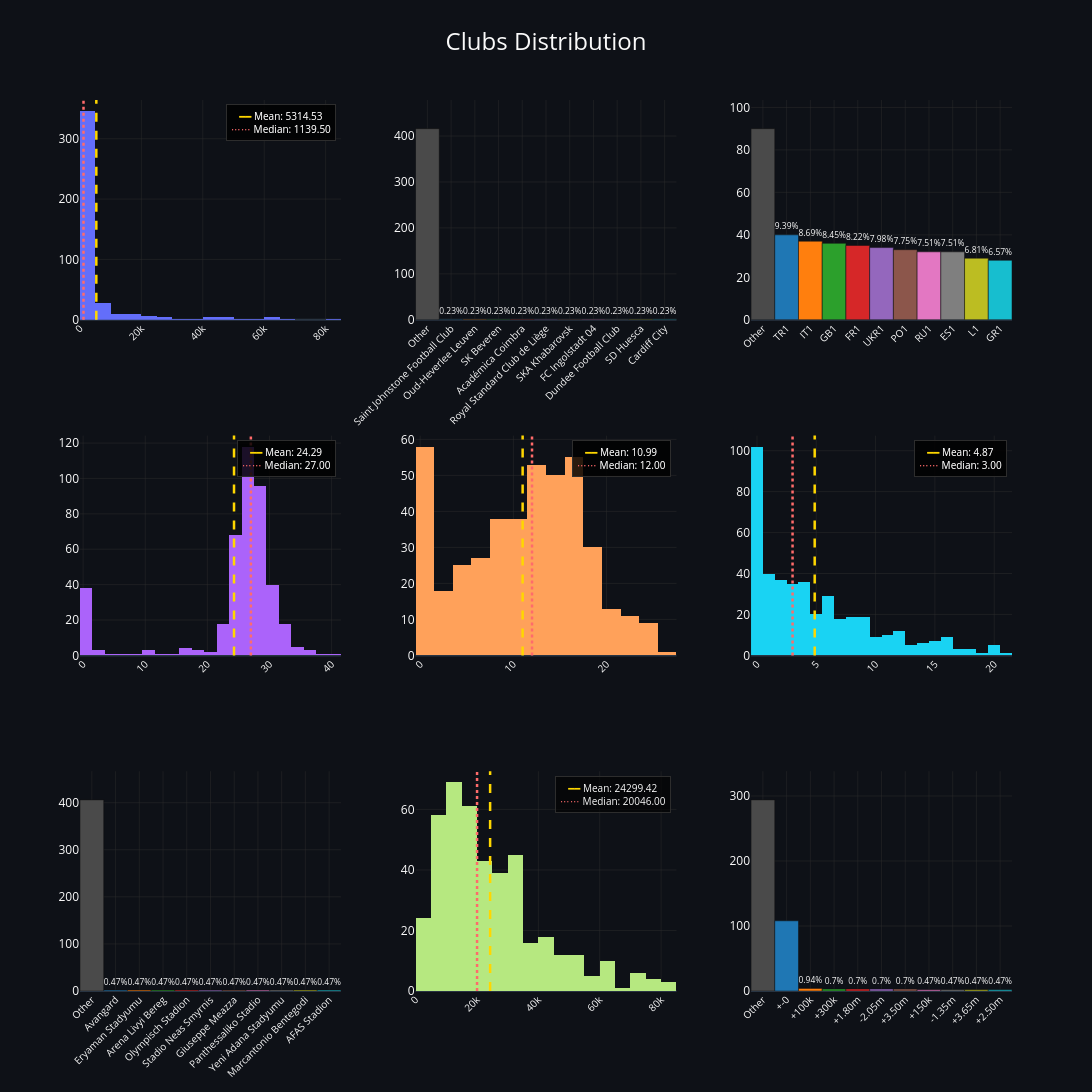

Notebook source saved alongside this figure:
### Code cell
clubs_dist = distribution_plot(clubs_summary, title="Clubs Distribution", n_cols=3)
clubs_dist

### Figure 1 — Plotly figure (JSON) as saved in the notebook; plotly's stock layout.template omitted (floating-point values rounded to 4 significant figures; data arrays with more than 128 entries replaced by an {"elided": "..."} marker saying what was removed)
{"data": [{"autobinx": true, "marker": {"color": "#636EFA"}, "name": "club_id", "showlegend": false, "type": "histogram", "x": {"elided": "426 int values"}, "xaxis": "x", "yaxis": "y"}, {"cliponaxis": false, "hoverinfo": "text", "hovertext": ["Other<br>Count: 416<br>Percentage: 97.65%", "Saint Johnstone Football Club<br>Count: 1<br>Percentage: 0.23%", "Oud-Heverlee Leuven<br>Count: 1<br>Percentage: 0.23%", "SK Beveren<br>Count: 1<br>Percentage: 0.23%", "Académica Coimbra<br>Count: 1<br>Percentage: 0.23%", "Royal Standard Club de Liège<br>Count: 1<br>Percentage: 0.23%", "SKA Khabarovsk<br>Count: 1<br>Percentage: 0.23%", "FC Ingolstadt 04<br>Count: 1<br>Percentage: 0.23%", "Dundee Football Club<br>Count: 1<br>Percentage: 0.23%", "SD Huesca<br>Count: 1<br>Percentage: 0.23%", "Cardiff City<br>Count: 1<br>Percentage: 0.23%"], "marker": {"color": ["#4a4a4a", "#1f77b4", "#ff7f0e", "#2ca02c", "#d62728", "#9467bd", "#8c564b", "#e377c2", "#7f7f7f", "#bcbd22", "#17becf"]}, "name": "name", "showlegend": false, "text": ["97.65%", "0.23%", "0.23%", "0.23%", "0.23%", "0.23%", "0.23%", "0.23%", "0.23%", "0.23%", "0.23%"], "textfont": {"size": 10}, "textposition": "outside", "type": "bar", "x": ["Other", "Saint Johnstone Football Club", "Oud-Heverlee Leuven", "SK Beveren", "Académica Coimbra", "Royal Standard Club de Liège", "SKA Khabarovsk", "FC Ingolstadt 04", "Dundee Football Club", "SD Huesca", "Cardiff City"], "xaxis": "x2", "y": [416, 1, 1, 1, 1, 1, 1, 1, 1, 1, 1], "yaxis": "y2"}, {"cliponaxis": false, "hoverinfo": "text", "hovertext": ["Other<br>Count: 90<br>Percentage: 21.13%", "TR1<br>Count: 40<br>Percentage: 9.39%", "IT1<br>Count: 37<br>Percentage: 8.69%", "GB1<br>Count: 36<br>Percentage: 8.45%", "FR1<br>Count: 35<br>Percentage: 8.22%", "UKR1<br>Count: 34<br>Percentage: 7.98%", "PO1<br>Count: 33<br>Percentage: 7.75%", "RU1<br>Count: 32<br>Percentage: 7.51%", "ES1<br>Count: 32<br>Percentage: 7.51%", "L1<br>Count: 29<br>Percentage: 6.81%", "GR1<br>Count: 28<br>Percentage: 6.57%"], "marker": {"color": ["#4a4a4a", "#1f77b4", "#ff7f0e", "#2ca02c", "#d62728", "#9467bd", "#8c564b", "#e377c2", "#7f7f7f", "#bcbd22", "#17becf"]}, "name": "domestic_competition_id", "showlegend": false, "text": ["21.13%", "9.39%", "8.69%", "8.45%", "8.22%", "7.98%", "7.75%", "7.51%", "7.51%", "6.81%", "6.57%"], "textfont": {"size": 10}, "textposition": "outside", "type": "bar", "x": ["Other", "TR1", "IT1", "GB1", "FR1", "UKR1", "PO1", "RU1", "ES1", "L1", "GR1"], "xaxis": "x3", "y": [90, 40, 37, 36, 35, 34, 33, 32, 32, 29, 28], "yaxis": "y3"}, {"autobinx": true, "marker": {"color": "#AB63FA"}, "name": "squad_size", "showlegend": false, "type": "histogram", "x": {"elided": "426 int values"}, "xaxis": "x4", "yaxis": "y4"}, {"autobinx": true, "marker": {"color": "#FFA15A"}, "name": "foreigners_number", "showlegend": false, "type": "histogram", "x": {"elided": "426 int values"}, "xaxis": "x5", "yaxis": "y5"}, {"autobinx": true, "marker": {"color": "#19D3F3"}, "name": "national_team_players", "showlegend": false, "type": "histogram", "x": {"elided": "426 int values"}, "xaxis": "x6", "yaxis": "y6"}, {"cliponaxis": false, "hoverinfo": "text", "hovertext": ["Other<br>Count: 406<br>Percentage: 95.31%", "Avangard<br>Count: 2<br>Percentage: 0.47%", "Eryaman Stadyumu<br>Count: 2<br>Percentage: 0.47%", "Arena Livyi Bereg<br>Count: 2<br>Percentage: 0.47%", "Olympisch Stadion<br>Count: 2<br>Percentage: 0.47%", "Stadio Neas Smyrnis<br>Count: 2<br>Percentage: 0.47%", "Giuseppe Meazza<br>Count: 2<br>Percentage: 0.47%", "Panthessaliko Stadio<br>Count: 2<br>Percentage: 0.47%", "Yeni Adana Stadyumu<br>Count: 2<br>Percentage: 0.47%", "Marcantonio Bentegodi<br>Count: 2<br>Percentage: 0.47%", "AFAS Stadion<br>Count: 2<br>Percentage: 0.47%"], "marker": {"color": ["#4a4a4a", "#1f77b4", "#ff7f0e", "#2ca02c", "#d62728", "#9467bd", "#8c564b", "#e377c2", "#7f7f7f", "#bcbd22", "#17becf"]}, "name": "stadium_name", "showlegend": false, "text": ["95.31%", "0.47%", "0.47%", "0.47%", "0.47%", "0.47%", "0.47%", "0.47%", "0.47%", "0.47%", "0.47%"], "textfont": {"size": 10}, "textposition": "outside", "type": "bar", "x": ["Other", "Avangard", "Eryaman Stadyumu", "Arena Livyi Bereg", "Olympisch Stadion", "Stadio Neas Smyrnis", "Giuseppe Meazza", "Panthessaliko Stadio", "Yeni Adana Stadyumu", "Marcantonio Bentegodi", "AFAS Stadion"], "xaxis": "x7", "y": [406, 2, 2, 2, 2, 2, 2, 2, 2, 2, 2], "yaxis": "y7"}, {"autobinx": true, "marker": {"color": "#B6E880"}, "name": "stadium_seats", "showlegend": false, "type": "histogram", "x": {"elided": "426 int values"}, "xaxis": "x8", "yaxis": "y8"}, {"cliponaxis": false, "hoverinfo": "text", "hovertext": ["Other<br>Count: 294<br>Percentage: 69.01%", "+-0<br>Count: 108<br>Percentage: 25.35%", "+100k<br>Count: 4<br>Percentage: 0.94%", "+300k<br>Count: 3<br>Percentage: 0.7%", "+1.80m<br>Count: 3<br>Percentage: 0.7%", "-2.05m<br>Count: 3<br>Percentage: 0.7%", "+3.50m<br>Count: 3<br>Percentage: 0.7%", "+150k<br>Count: 2<br>Percentage: 0.47%", "-1.35m<br>Count: 2<br>Percentage: 0.47%", "+3.65m<br>Count: 2<br>Percentage: 0.47%", "+2.50m<br>Count: 2<br>Percentage: 0.47%"], "marker": {"color": ["#4a4a4a", "#1f77b4", "#ff7f0e", "#2ca02c", "#d62728", "#9467bd", "#8c564b", "#e377c2", "#7f7f7f", "#bcbd22", "#17becf"]}, "name": "net_transfer_record", "showlegend": false, "text": ["69.01%", "25.35%", "0.94%", "0.7%", "0.7%", "0.7%", "0.7%", "0.47%", "0.47%", "0.47%", "0.47%"], "textfont": {"size": 10}, "textposition": "outside", "type": "bar", "x": ["Other", "+-0", "+100k", "+300k", "+1.80m", "-2.05m", "+3.50m", "+150k", "-1.35m", "+3.65m", "+2.50m"], "xaxis": "x9", "y": [294, 108, 4, 3, 3, 3, 3, 2, 2, 2, 2], "yaxis": "y9"}], "layout": {"annotations": [{"bgcolor": "rgba(0,0,0,0.6)", "bordercolor": "#2d2d2d", "borderpad": 4, "borderwidth": 1, "font": {"color": "#fafafa", "size": 10}, "showarrow": false, "text": "<span style=\"color:#FFD700;\">━━</span> Mean: 5314.53<br><span style=\"color:#FF6B6B;\">⋯⋯</span> Median: 1139.50", "x": 0.98, "xanchor": "right", "xref": "x domain", "y": 0.98, "yanchor": "top", "yref": "y domain"}, {"bgcolor": "rgba(0,0,0,0.6)", "bordercolor": "#2d2d2d", "borderpad": 4, "borderwidth": 1, "font": {"color": "#fafafa", "size": 10}, "showarrow": false, "text": "<span style=\"color:#FFD700;\">━━</span> Mean: 24.29<br><span style=\"color:#FF6B6B;\">⋯⋯</span> Median: 27.00", "x": 0.98, "xanchor": "right", "xref": "x4 domain", "y": 0.98, "yanchor": "top", "yref": "y4 domain"}, {"bgcolor": "rgba(0,0,0,0.6)", "bordercolor": "#2d2d2d", "borderpad": 4, "borderwidth": 1, "font": {"color": "#fafafa", "size": 10}, "showarrow": false, "text": "<span style=\"color:#FFD700;\">━━</span> Mean: 10.99<br><span style=\"color:#FF6B6B;\">⋯⋯</span> Median: 12.00", "x": 0.98, "xanchor": "right", "xref": "x5 domain", "y": 0.98, "yanchor": "top", "yref": "y5 domain"}, {"bgcolor": "rgba(0,0,0,0.6)", "bordercolor": "#2d2d2d", "borderpad": 4, "borderwidth": 1, "font": {"color": "#fafafa", "size": 10}, "showarrow": false, "text": "<span style=\"color:#FFD700;\">━━</span> Mean: 4.87<br><span style=\"color:#FF6B6B;\">⋯⋯</span> Median: 3.00", "x": 0.98, "xanchor": "right", "xref": "x6 domain", "y": 0.98, "yanchor": "top", "yref": "y6 domain"}, {"bgcolor": "rgba(0,0,0,0.6)", "bordercolor": "#2d2d2d", "borderpad": 4, "borderwidth": 1, "font": {"color": "#fafafa", "size": 10}, "showarrow": false, "text": "<span style=\"color:#FFD700;\">━━</span> Mean: 24299.42<br><span style=\"color:#FF6B6B;\">⋯⋯</span> Median: 20046.00", "x": 0.98, "xanchor": "right", "xref": "x8 domain", "y": 0.98, "yanchor": "top", "yref": "y8 domain"}, {"bgcolor": "rgba(0,0,0,0.6)", "bordercolor": "#2d2d2d", "borderpad": 4, "borderwidth": 1, "font": {"color": "#fafafa", "size": 10}, "showarrow": false, "text": "<span style=\"color:#FFD700;\">━━</span> Mean: 5314.53<br><span style=\"color:#FF6B6B;\">⋯⋯</span> Median: 1139.50", "x": 0.98, "xanchor": "right", "xref": "x domain", "y": 0.98, "yanchor": "top", "yref": "y domain"}, {"bgcolor": "rgba(0,0,0,0.6)", "bordercolor": "#2d2d2d", "borderpad": 4, "borderwidth": 1, "font": {"color": "#fafafa", "size": 10}, "showarrow": false, "text": "<span style=\"color:#FFD700;\">━━</span> Mean: 24.29<br><span style=\"color:#FF6B6B;\">⋯⋯</span> Median: 27.00", "x": 0.98, "xanchor": "right", "xref": "x4 domain", "y": 0.98, "yanchor": "top", "yref": "y4 domain"}, {"bgcolor": "rgba(0,0,0,0.6)", "bordercolor": "#2d2d2d", "borderpad": 4, "borderwidth": 1, "font": {"color": "#fafafa", "size": 10}, "showarrow": false, "text": "<span style=\"color:#FFD700;\">━━</span> Mean: 10.99<br><span style=\"color:#FF6B6B;\">⋯⋯</span> Median: 12.00", "x": 0.98, "xanchor": "right", "xref": "x5 domain", "y": 0.98, "yanchor": "top", "yref": "y5 domain"}, {"bgcolor": "rgba(0,0,0,0.6)", "bordercolor": "#2d2d2d", "borderpad": 4, "borderwidth": 1, "font": {"color": "#fafafa", "size": 10}, "showarrow": false, "text": "<span style=\"color:#FFD700;\">━━</span> Mean: 4.87<br><span style=\"color:#FF6B6B;\">⋯⋯</span> Median: 3.00", "x": 0.98, "xanchor": "right", "xref": "x6 domain", "y": 0.98, "yanchor": "top", "yref": "y6 domain"}], "font": {"color": "#fafafa", "size": 12}, "height": 1200, "paper_bgcolor": "#0e1117", "plot_bgcolor": "#0e1117", "shapes": [{"line": {"color": "#FFD700", "dash": "dash", "width": 2.5}, "type": "line", "x0": 5315.0, "x1": 5315.0, "xref": "x", "y0": 0, "y1": 1, "yref": "y domain"}, {"line": {"color": "#FF6B6B", "dash": "dot", "width": 2.5}, "type": "line", "x0": 1140.0, "x1": 1140.0, "xref": "x", "y0": 0, "y1": 1, "yref": "y domain"}, {"line": {"color": "#FFD700", "dash": "dash", "width": 2.5}, "type": "line", "x0": 24.29, "x1": 24.29, "xref": "x4", "y0": 0, "y1": 1, "yref": "y4 domain"}, {"line": {"color": "#FF6B6B", "dash": "dot", "width": 2.5}, "type": "line", "x0": 27, "x1": 27, "xref": "x4", "y0": 0, "y1": 1, "yref": "y4 domain"}, {"line": {"color": "#FFD700", "dash": "dash", "width": 2.5}, "type": "line", "x0": 10.99, "x1": 10.99, "xref": "x5", "y0": 0, "y1": 1, "yref": "y5 domain"}, {"line": {"color": "#FF6B6B", "dash": "dot", "width": 2.5}, "type": "line", "x0": 12, "x1": 12, "xref": "x5", "y0": 0, "y1": 1, "yref": "y5 domain"}, {"line": {"color": "#FFD700", "dash": "dash", "width": 2.5}, "type": "line", "x0": 4.866, "x1": 4.866, "xref": "x6", "y0": 0, "y1": 1, "yref": "y6 domain"}, {"line": {"color": "#FF6B6B", "dash": "dot", "width": 2.5}, "type": "line", "x0": 3, "x1": 3, "xref": "x6", "y0": 0, "y1": 1, "yref": "y6 domain"}, {"line": {"color": "#FFD700", "dash": "dash", "width": 2.5}, "type": "line", "x0": 24300.0, "x1": 24300.0, "xref": "x8", "y0": 0, "y1": 1, "yref": "y8 domain"}, {"line": {"color": "#FF6B6B", "dash": "dot", "width": 2.5}, "type": "line", "x0": 20046, "x1": 20046, "xref": "x8", "y0": 0, "y1": 1, "yref": "y8 domain"}], "showlegend": false, "title": {"font": {"size": 24}, "text": "Clubs Distribution", "x": 0.5}, "uniformtext": {"minsize": 8, "mode": "hide"}, "width": 1400, "xaxis": {"anchor": "y", "domain": [0, 0.28], "gridcolor": "#2d2d2d", "gridwidth": 0.5, "showgrid": true, "tickangle": -45, "tickfont": {"size": 10}}, "xaxis2": {"anchor": "y2", "domain": [0.36, 0.64], "gridcolor": "#2d2d2d", "gridwidth": 0.5, "showgrid": true, "tickangle": -45, "tickfont": {"size": 10}}, "xaxis3": {"anchor": "y3", "domain": [0.72, 1], "gridcolor": "#2d2d2d", "gridwidth": 0.5, "showgrid": true, "tickangle": -45, "tickfont": {"size": 10}}, "xaxis4": {"anchor": "y4", "domain": [0, 0.28], "gridcolor": "#2d2d2d", "gridwidth": 0.5, "showgrid": true, "tickangle": -45, "tickfont": {"size": 10}}, "xaxis5": {"anchor": "y5", "domain": [0.36, 0.64], "gridcolor": "#2d2d2d", "gridwidth": 0.5, "showgrid": true, "tickangle": -45, "tickfont": {"size": 10}}, "xaxis6": {"anchor": "y6", "domain": [0.72, 1], "gridcolor": "#2d2d2d", "gridwidth": 0.5, "showgrid": true, "tickangle": -45, "tickfont": {"size": 10}}, "xaxis7": {"anchor": "y7", "domain": [0, 0.28], "gridcolor": "#2d2d2d", "gridwidth": 0.5, "showgrid": true, "tickangle": -45, "tickfont": {"size": 10}}, "xaxis8": {"anchor": "y8", "domain": [0.36, 0.64], "gridcolor": "#2d2d2d", "gridwidth": 0.5, "showgrid": true, "tickangle": -45, "tickfont": {"size": 10}}, "xaxis9": {"anchor": "y9", "domain": [0.72, 1], "gridcolor": "#2d2d2d", "gridwidth": 0.5, "showgrid": true, "tickangle": -45, "tickfont": {"size": 10}}, "yaxis": {"anchor": "x", "domain": [0.7533, 1], "gridcolor": "#2d2d2d", "gridwidth": 0.5, "showgrid": true}, "yaxis2": {"anchor": "x2", "domain": [0.7533, 1], "gridcolor": "#2d2d2d", "gridwidth": 0.5, "range": [0, 478.4], "showgrid": true}, "yaxis3": {"anchor": "x3", "domain": [0.7533, 1], "gridcolor": "#2d2d2d", "gridwidth": 0.5, "range": [0, 103.5], "showgrid": true}, "yaxis4": {"anchor": "x4", "domain": [0.3767, 0.6233], "gridcolor": "#2d2d2d", "gridwidth": 0.5, "showgrid": true}, "yaxis5": {"anchor": "x5", "domain": [0.3767, 0.6233], "gridcolor": "#2d2d2d", "gridwidth": 0.5, "showgrid": true}, "yaxis6": {"anchor": "x6", "domain": [0.3767, 0.6233], "gridcolor": "#2d2d2d", "gridwidth": 0.5, "showgrid": true}, "yaxis7": {"anchor": "x7", "domain": [0, 0.2467], "gridcolor": "#2d2d2d", "gridwidth": 0.5, "range": [0, 466.9], "showgrid": true}, "yaxis8": {"anchor": "x8", "domain": [0, 0.2467], "gridcolor": "#2d2d2d", "gridwidth": 0.5, "showgrid": true}, "yaxis9": {"anchor": "x9", "domain": [0, 0.2467], "gridcolor": "#2d2d2d", "gridwidth": 0.5, "range": [0, 338.1], "showgrid": true}}}
